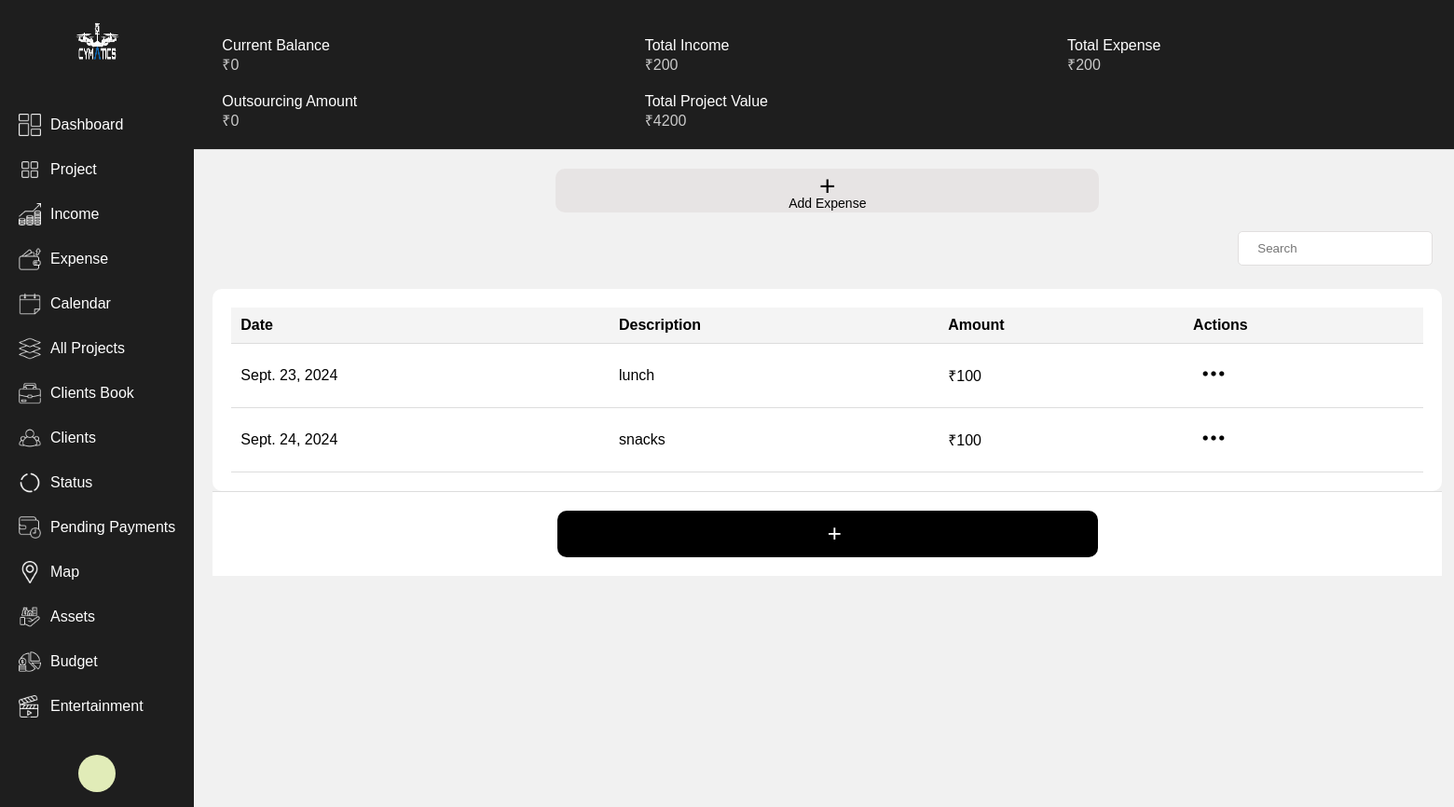
Screenshot of /expense with the database file from the repository.
### cymaticsapp/models.py (models this page shows)
class Expense(models.Model):
    date = models.DateField()
    category = models.CharField(max_length=50)
    description = models.TextField()
    amount = models.IntegerField()
    notes = models.TextField(blank=True)
    project_expense = models.BooleanField(default=False)
    project_code = models.ForeignKey(Project, on_delete = models.CASCADE, related_name= 'expense_expenses' , null = True, blank=True)

### cymaticsapp/views.py (the view, shortened to what this page needs)
# urls.py: path('expense',views.expense,name="expense"),
@csrf_exempt
def expense(request):
    currentbalance()
    tincome = Income.objects.aggregate(tincome=Sum('amount'))['tincome']
    tproamt = Project.objects.aggregate(total=Sum('amount'))['total']
    tout = Project.objects.aggregate(total=Sum('outsourcing_amt'))['total']
    query = request.GET.get('q', '')
    if query:
        exobj = Expense.objects.filter(
            Q(date__icontains=query) |
            Q(category__icontains=query) |
            Q(description__icontains=query) |
            Q(amount__icontains=query) |
            Q(project_expense__icontains=query) |
            Q(project_code__code__icontains=query)
        )
    else:
        exobj = Expense.objects.all()
    texpense = exobj.aggregate(total=Sum('amount'))['total']
    context = {
        'objs': exobj,
        'tincome': tincome,
        'texpense': texpense,
        'tproamt': tproamt,
        'tout': tout,
        'curbal': int(total_current_balance),
        'query': query
    }
    return render(request, 'expense.html', context)

### templates/expense.html (shortened to what this page needs)
{% load static %}
<!doctype html>
<html>
    <head>
        <link rel="stylesheet" type="text/css" href="https://npmcdn.com/flatpickr/dist/themes/dark.css">
        <link rel="stylesheet" href="https://cdnjs.cloudflare.com/ajax/libs/font-awesome/6.0.0/css/all.min.css">
        <link rel="stylesheet" href="https://cdn.jsdelivr.net/npm/bootstrap-icons@1.5.0/font/bootstrap-icons.css">
        <link rel="stylesheet" href="{% static './css/expense.css' %}">
    </head>
    <body>
        <div class="container">
            <aside class="sidebar">
                <div class="logo">
                    <img src="{% static './images/logowhite.png' %}" alt="logo" width="50" height="50">
                </div>
                <nav>
                    <ul>
                        <li class="menu-item"><a href="#"><img src="{% static 'images/dashboard.png' %}" class="menu-icon"><span class="menu-text">Dashboard</span></a></li>
                        <li class="menu-item"><a href="#"><img src="{% static 'images/project.png' %}" class="menu-icon"><span class="menu-text">Project</span></a></li>
                        <li class="menu-item"><a href="#"><img src="{% static 'images/income.png' %}" class="menu-icon"><span class="menu-text">Income</span></a></li>
                        <li class="menu-item"><a href="#"><img src="{% static 'images/expenses.png' %}" class="menu-icon"><span class="menu-text">Expense</span></a></li>
                        <li class="menu-item"><a href="#"><img src="{% static 'images/calendar.png' %}" class="menu-icon"><span class="menu-text">Calendar</span></a></li>
                        <li class="menu-item"><a href="#"><img src="{% static 'images/All projects.png' %}" class="menu-icon"><span class="menu-text">All Projects</span></a></li>
                        <li class="menu-item"><a href="#"><img src="{% static 'images/clientsbook.png' %}" class="menu-icon"><span class="menu-text">Clients Book</span></a></li>
                        <li class="menu-item"><a href="#"><img src="{% static 'images/Clients.png' %}" class="menu-icon"><span class="menu-text">Clients</span></a></li>
                        <li class="menu-item"><a href="#"><img src="{% static 'images/status.png' %}" class="menu-icon"><span class="menu-text">Status</span></a></li>
                        <li class="menu-item active"><a href="#"><img src="{% static 'images/pending.png' %}" class="menu-icon"><span class="menu-text">Pending Payments</span></a></li>
                        <li class="menu-item"><a href="#"><img src="{% static 'images/map.png' %}" class="menu-icon"><span class="menu-text">Map</span></a></li>
                        <li class="menu-item"><a href="#"><img src="{% static 'images/Assets.png' %}" class="menu-icon"><span class="menu-text">Assets</span></a></li>
                        <li class="menu-item"><a href="#"><img src="{% static 'images/budget.png' %}" class="menu-icon"><span class="menu-text">Budget</span></a></li>
                        <li class="menu-item"><a href="#"><img src="{% static 'images/Entertainment.png' %}" class="menu-icon"><span class="menu-text">Entertainment</span></a></li>
                    </ul>
                </nav>
                <div class="profile-section" id="profileMenu">
                    <div class="user-icon" id="userIcon">
                  </div>
                  </div>
            </aside>
            <main class="main-content">
                <div class="top-banner">
                    <div class="banner-item">
                        <span>Current Balance</span><br>₹{{ curbal }}
                    </div>
                    <div class="banner-item">
                        <span>Total Income</span><br>₹{{ tincome }}
                    </div>
                    <div class="banner-item">
                        <span>Total Expense</span><br>₹{{ texpense }}
                    </div>
                    <div class="banner-item">
                        <span>Outsourcing Amount</span><br>₹{{ tout }}
                    </div>
                    <div class="banner-item">
                        <span>Total Project Value</span><br>₹{{ tproamt }}
                    </div>
                </div>
                 <section class="add-expense">
                    <button class="add-expense-btn" onclick="openForm()"> Add Expense</button>
                </section>
                <header class="header">
                     <form method="GET" action="{% url 'expense' %}">
                     <div class="search-bar">
                     <input type="text" name="q" placeholder="Search" value="{{ query }}" >
                     </div>
                     </form>
                    </header>
                <section class="income-table">
                    <table>
                        <thead>
                            <tr>
                                <th>Date</th>
                                <th>Description</th>
                                <th>Amount</th>
                                <th>Actions</th>
                            </tr>
                        </thead>
                        <tbody>
                            {% for item in objs %}
                            <tr onclick="moveToDetailPage('{{ item.id }}')" style="cursor: pointer;">
                                <td>{{item.date}}</td>
                                <td>{{item.description}}</td>
                                <td>₹{{item.amount}}</td>
                                <td><button class="action-btn" onclick="openEditForm()" data-id = "{{ item.id }}"> <i class="bi bi-three-dots"></i></button></td>
                            </tr>
                            {% endfor %}
                        </tbody>
                    </table>
                </section>
                <footer class="footer">
                    <button class="btn" onclick="openForm()">+</button>
                </footer>
            </main>
        </div>
    </body>
</html>

### static/css/expense.css (style rules this page uses)
.top-banner { background-color: black; color: white; display: flex; justify-content: space-around; padding: 20px 0; margin-bottom: 20px; }
.banner-item { text-align: center; }
.header { display: flex; justify-content: space-between; align-items: center; margin-bottom: 20px; }
.search-bar { display: flex; align-items: center; }
.search-bar input { padding: 10px; border: 1px solid #ccc; border-radius: 5px; margin-right: 10px; }
.income-table { background-color: white; padding: 20px; border-radius: 10px; }
table { width: 100%; border-collapse: collapse; }
th, td { text-align: left; padding: 10px; border-bottom: 1px solid #ddd; }
th { background-color: #f4f4f4; }
.action-btn { padding: 5px 10px; border: none; background-color: #ccc; border-radius: 5px; cursor: pointer; }
.footer { display: flex; justify-content: center; padding: 20px; background-color: white; margin-top: auto; border-top: 1px solid #ddd; }
.btn { padding: 10px 20px; width: 500px; height: 50px; font-size: 25px; background-color: black; color: white; border: none; border-radius: 5px; cursor: pointer; }

### rows the page displays
Expense: date "Sept. 23, 2024", description "lunch", amount "100"
Expense: date "Sept. 24, 2024", description "snacks", amount "100"

### other values shown
{{ curbal }} "0"
{{ tincome }} "200"
{{ texpense }} "200"
{{ tout }} "0"
{{ tproamt }} "4200"
